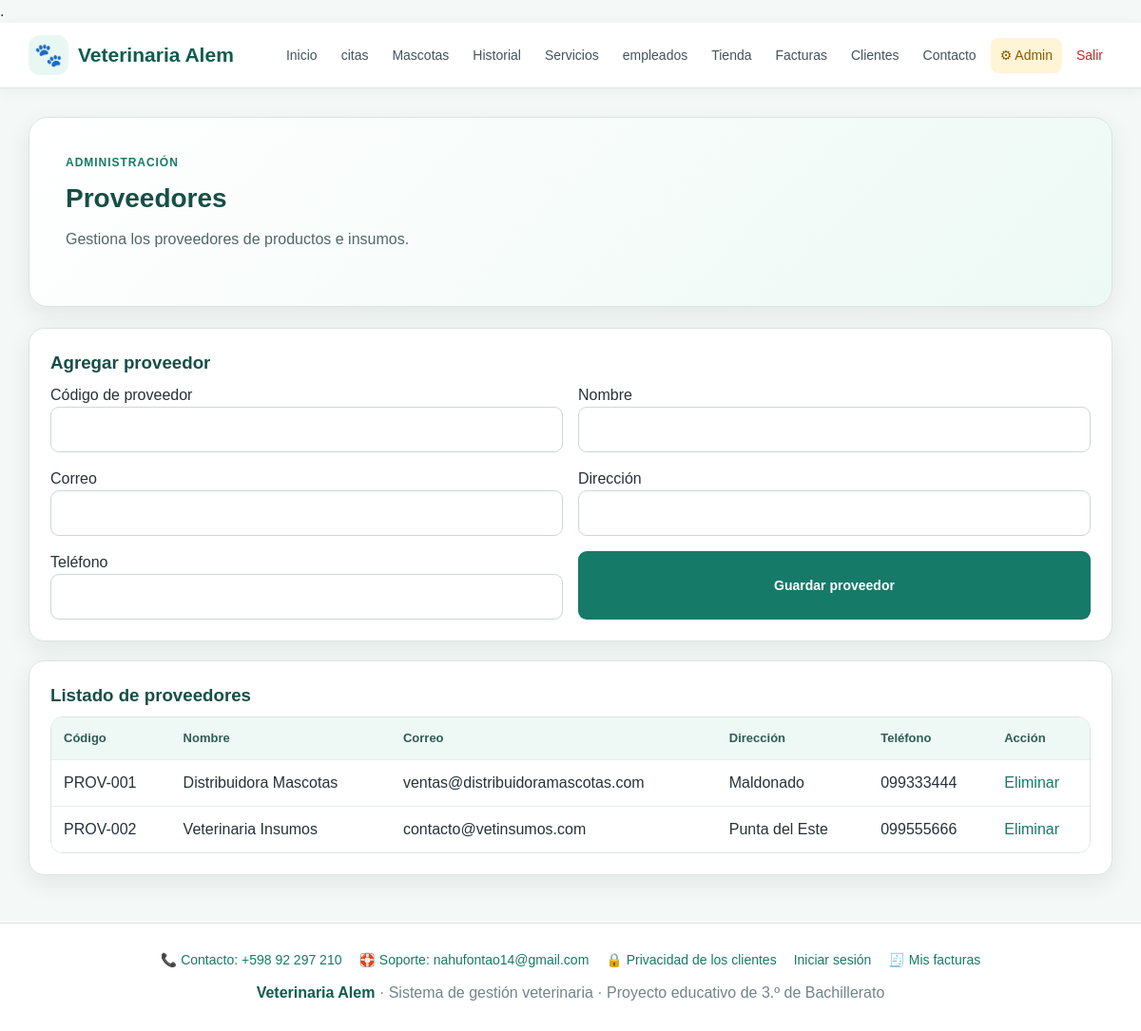
The app's page /admin/proveedores.php (signed in) with its own data.
### tables this page shows
CREATE TABLE proveedores(
 id INT AUTO_INCREMENT PRIMARY KEY,
 codigo_proveedor VARCHAR(30) NOT NULL UNIQUE,
 nombre VARCHAR(100) NOT NULL,
 correo VARCHAR(150),
 direccion VARCHAR(200),
 telefono VARCHAR(30),
 fecha_registro DATE DEFAULT (CURRENT_DATE)
);

### admin/proveedores.php (the view, shortened to what this page needs)
<?php
require "../conexion.php";
$proveedores = $conexion->query("SELECT * FROM proveedores ORDER BY nombre");
require "../includes/header.php";
?>
<section class="hero"><div class="hero-kicker">Administración</div><h2>Proveedores</h2><p>Gestiona los proveedores de productos e insumos.</p></section>
<section class="card">
<h3>Agregar proveedor</h3>
<form method="post" class="form-grid">
<label>Código de proveedor<input name="codigo_proveedor" required></label>
<label>Nombre<input name="nombre" required></label>
<label>Correo<input type="email" name="correo"></label>
<label>Dirección<input name="direccion"></label>
<label>Teléfono<input name="telefono"></label>
<button class="btn" type="submit">Guardar proveedor</button>
</form></section>
<section class="card"><h3>Listado de proveedores</h3><div class="table-wrap"><table><thead><tr><th>Código</th><th>Nombre</th><th>Correo</th><th>Dirección</th><th>Teléfono</th><th>Acción</th></tr></thead><tbody>
<?php while ($fila = $proveedores->fetch_assoc()): ?><tr>
<td><?= htmlspecialchars($fila["codigo_proveedor"]) ?></td><td><?= htmlspecialchars($fila["nombre"]) ?></td><td><?= htmlspecialchars($fila["correo"] ?? "") ?></td><td><?= htmlspecialchars($fila["direccion"] ?? "") ?></td><td><?= htmlspecialchars($fila["telefono"] ?? "") ?></td>
<td><a href="?eliminar=<?= (int)$fila["id"] ?>" onclick="return confirm('¿Eliminar proveedor?')">Eliminar</a></td></tr><?php endwhile; ?>
</tbody></table></div></section>
<?php require "../includes/footer.php"; ?>

### css/estilos.css (style rules this page uses)
* { box-sizing:border-box }
:root { --verde:#167a68; --verde-oscuro:#0e5c4f; --verde-claro:#e9f7f3; --azul:#2563eb; --rojo:#c62828; --amarillo:#d88900; --texto:#263238; --gris:#607d8b; --fondo:#f4f8f7; --blanco:#ffffff; --borde:#dbe5e2; --sombra:0 8px 24px rgba(25,55,50,.08); }
html { scroll-behavior:smooth }
body { margin:0; font-family:Arial,Helvetica,sans-serif; background:var(--fondo); color:var(--texto); line-height:1.5; }
a { color:var(--verde);text-decoration:none }
.hero { background:linear-gradient(135deg,#ffffff 0%,#edf9f5 100%); border:1px solid var(--borde); border-radius:20px; padding:38px; box-shadow:var(--sombra); margin-bottom:22px; }
.hero-kicker { color:var(--verde); font-weight:700; text-transform:uppercase; letter-spacing:.08em; font-size:12px; margin-bottom:8px; }
.hero h1,.hero h2 { margin:0 0 10px; color:#164f45; }
.hero h2 { font-size:28px }
.hero p { margin:0 0 20px;color:#52666b;max-width:760px }
.card,.form-card,.table-card { background:var(--blanco); border:1px solid var(--borde); border-radius:16px; padding:22px; box-shadow:var(--sombra); margin-bottom:20px; }
.card h3,.table-card h3 { margin:0 0 8px; color:#174f46; }
.btn { display:inline-block; border:0; background:var(--verde); color:#fff; padding:10px 15px; border-radius:9px; font-weight:700; font-size:14px; cursor:pointer; text-decoration:none; }
.form-grid { display:grid; grid-template-columns:repeat(2,minmax(0,1fr)); gap:16px; }
input,select,textarea { width:100%; padding:11px 12px; border:1px solid #cbd8d5; border-radius:9px; background:#fff; color:var(--texto); font:inherit; outline:none; }
.table-wrap { overflow-x:auto; background:#fff; border:1px solid var(--borde); border-radius:13px; }
table { width:100%; min-width:650px; border-collapse:collapse; background:#fff; }
th,td { padding:12px 13px; border-bottom:1px solid #e8eeee; text-align:left; vertical-align:top; }
th { background:#eef8f5; color:#315c55; font-size:13px; }
tr:last-child td { border-bottom:0 }

### records on screen
proveedores: codigo_proveedor "PROV-001", nombre "Distribuidora Mascotas", correo "ventas@distribuidoramascotas.com", direccion "Maldonado", telefono "099333444"
proveedores: codigo_proveedor "PROV-002", nombre "Veterinaria Insumos", correo "contacto@vetinsumos.com", direccion "Punta del Este", telefono "099555666"

### other values on screen
VET_TELEFONO "+598 92 297 210"
VET_EMAIL_SOPORTE "nahufontao14@gmail.com"
